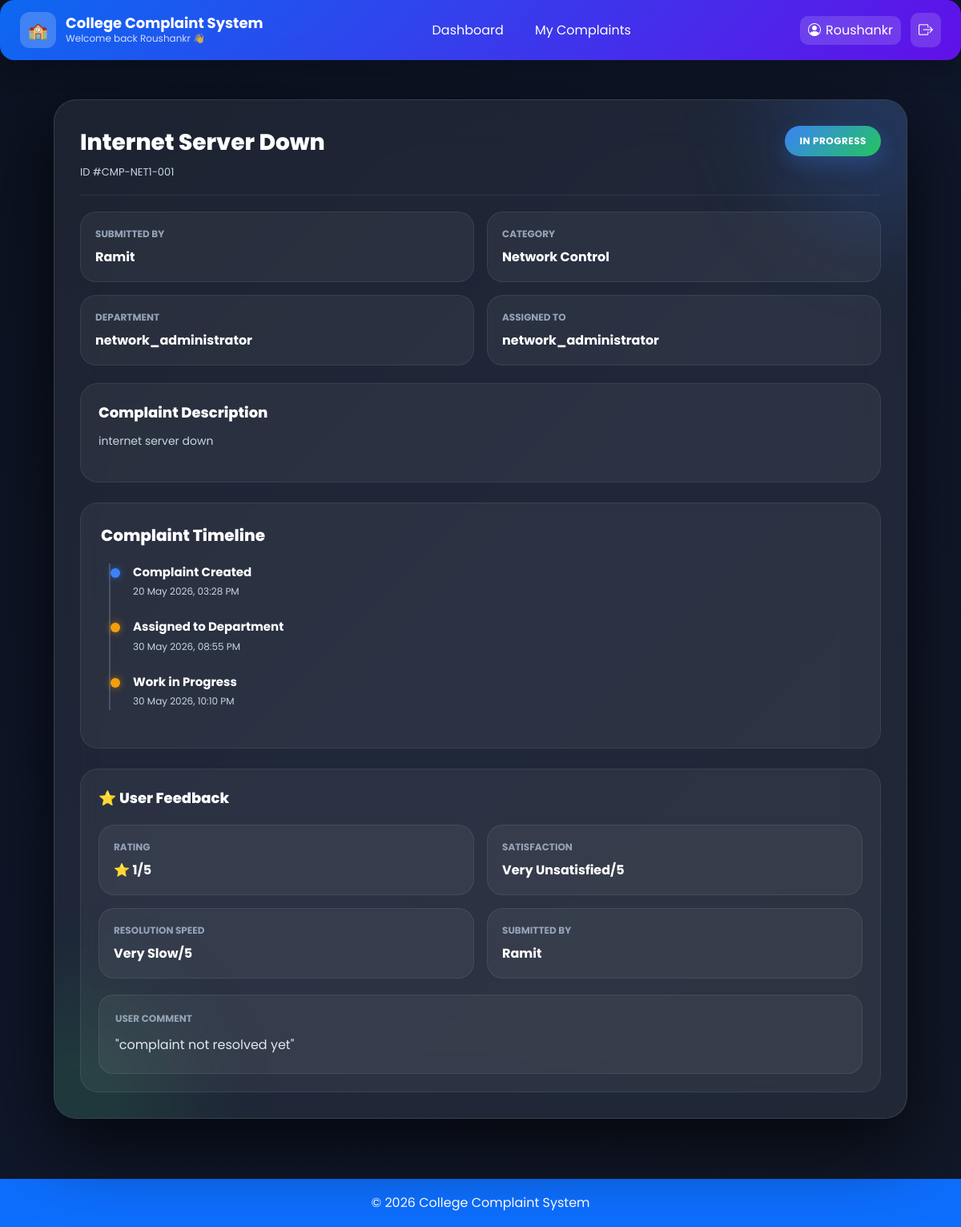
Screenshot of /complaint/1/ (signed in) with the database file from the repository.
### complaints/models.py (models this page shows, shortened)
class Complaint(models.Model):
    complaint_id = models.CharField(
        max_length=20, unique=True, blank=True, null=True)
    STATUS_CHOICES = [
        ('Pending', 'Pending'),
        ('In Progress', 'In Progress'),
        ('Resolved', 'Resolved'),
    ]
    PRIORITY_CHOICES = [
        ('Low', 'Low'),
        ('Medium', 'Medium'),
        ('High', 'High'),
        ('EMERGENCY', 'Emergency'),
    ]
    user = models.ForeignKey(
        User, on_delete=models.CASCADE, null=True, blank=True)
    first_name = models.CharField(max_length=50)
    last_name = models.CharField(max_length=50, blank=True)
    email = models.EmailField()
    phone = models.CharField(max_length=15, blank=True, null=True)
    roll_number = models.CharField(max_length=50, blank=True, null=True)
    title = models.CharField(max_length=255, blank=True, null=True)
    description = models.TextField()
    category = models.ForeignKey('ComplaintCategory', on_delete=models.CASCADE)
    subcategory = models.ForeignKey(
        'ComplaintSubCategory',
        on_delete=models.CASCADE,
        null=True,
        blank=True
    )
    department = models.ForeignKey(
        'Department',
        on_delete=models.CASCADE,
        null=True,
        blank=True
    )
    location = models.CharField(max_length=255, blank=True, null=True)
    incident_date = models.DateField(null=True, blank=True)
    attachment = models.FileField(
        upload_to='complaints/', null=True, blank=True)
    is_anonymous = models.BooleanField(default=False)
    role = models.CharField(max_length=50, default="Student")
    priority = models.CharField(
        max_length=20,
        choices=PRIORITY_CHOICES,
        default='Low'
    )
    status = models.CharField(
        max_length=20,
        choices=STATUS_CHOICES,
        default='Pending'
    )
    assigned_to = models.ForeignKey(
        User,
        on_delete=models.SET_NULL,
        null=True,
        blank=True,
        related_name="assigned_complaints"
    )
    remarks = models.TextField(null=True, blank=True)
    created_at = models.DateTimeField(auto_now_add=True)
    updated_at = models.DateTimeField(auto_now=True)
    assigned_at = models.DateTimeField(blank=True, null=True)
    processing_at = models.DateTimeField(blank=True, null=True)
    resolved_at = models.DateTimeField(blank=True, null=True)

class ComplaintCategory(models.Model):
    department = models.ForeignKey(Department, on_delete=models.CASCADE)
    name = models.CharField(max_length=150)
    def __str__(self):
        return self.name

class Department(models.Model):
    name = models.CharField(max_length=150, unique=True)
    code = models.CharField(max_length=10, unique=True, blank=True)
    head = models.ForeignKey(
        User,
        on_delete=models.SET_NULL,
        null=True,
        blank=True
    )
    description = models.TextField(blank=True)
    created_at = models.DateTimeField(auto_now_add=True)
    def __str__(self):
        return self.name

class ComplaintFeedback(models.Model):
    complaint = models.OneToOneField(
        Complaint,
        on_delete=models.CASCADE,
        related_name="feedback"
    )
    user = models.ForeignKey(
        User,
        on_delete=models.CASCADE
    )
    rating = models.IntegerField(default=5)
    resolution_speed = models.CharField(
        max_length=50,
        blank=True
    )
    satisfaction = models.CharField(
        max_length=50,
        blank=True
    )
    comment = models.TextField(
        blank=True,
        null=True
    )
    created_at = models.DateTimeField(
        auto_now_add=True
    )

### complaints/views.py (the view)
# urls.py: path('complaint/<int:id>/', views.complaint_detail, name='complaint_detail'),
@login_required
def complaint_detail(request, id):
    complaint = get_object_or_404(
        Complaint,
        id=id
    )
    feedback = ComplaintFeedback.objects.filter(
        complaint=complaint
    ).first()
    return render(
        request,
        "complaints/complaint_detail.html",
        {
            "complaint": complaint,
            "feedback": feedback
        }
    )

### complaints/templates/complaints/complaint_detail.html (shortened to what this page needs)
{% extends 'complaints/base.html' %} {% block content %}
<div class="detail-wrapper">
  <div class="complaint-card">
    <div class="complaint-header">
      <div>
        <div class="complaint-title">{{ complaint.title }}</div>
        <div class="complaint-subtitle">ID #{{ complaint.complaint_id }}</div>
      </div>
      <div class="badge-status">{{ complaint.status }}</div>
    </div>
    <div class="info-grid">
      <div class="info-box">
        <div class="info-title">Submitted By</div>
        <div class="info-value">
          {% if complaint.user %} {{ complaint.user.username }} {% else %}
          Anonymous {% endif %}
        </div>
      </div>
      <div class="info-box">
        <div class="info-title">Category</div>
        <div class="info-value">{{ complaint.category }}</div>
      </div>
      <div class="info-box">
        <div class="info-title">Department</div>
        <div class="info-value">{{ complaint.department }}</div>
      </div>
      <div class="info-box">
        <div class="info-title">Assigned To</div>
        <div class="info-value">
          {{ complaint.assigned_to|default:"Not Assigned" }}
        </div>
      </div>
    </div>
    <div class="description-box">
      <div class="section-heading">Complaint Description</div>
      <p>{{ complaint.description }}</p>
    </div>
    <div class="timeline-wrapper">
      <div class="timeline-title">Complaint Timeline</div>
      <div class="timeline">
        <div class="timeline-item">
          <div class="timeline-content">
            <strong>Complaint Created</strong>
            <small>{{ complaint.created_at|date:"d M Y, h:i A" }}</small>
          </div>
        </div>
        {% if complaint.assigned_at %}
      <div class="timeline-item warning">
          <div class="timeline-content">
              <strong>Assigned to Department</strong>
              <small>{{ complaint.assigned_at|date:"d M Y, h:i A" }}</small>
          </div>
      </div>
      {% endif %}
      {% if complaint.status == "In Progress" or complaint.status == "Resolved" %}
      <div class="timeline-item warning">
          <div class="timeline-content">
              <strong>Work in Progress</strong>
              <small>{{ complaint.updated_at|date:"d M Y, h:i A" }}</small>
          </div>
      </div>
      {% endif %}
    </div>
    </div>
    {% if feedback %}
    <div class="description-box" style="margin-top: 25px">
      <div class="section-heading">⭐ User Feedback</div>
      <div class="info-grid">
        <div class="info-box">
          <div class="info-title">Rating</div>
          <div class="info-value">⭐ {{ feedback.rating }}/5</div>
        </div>
        <div class="info-box">
          <div class="info-title">Satisfaction</div>
          <div class="info-value">{{ feedback.satisfaction }}/5</div>
        </div>
        <div class="info-box">
          <div class="info-title">Resolution Speed</div>
          <div class="info-value">{{ feedback.resolution_speed }}/5</div>
        </div>
        <div class="info-box">
          <div class="info-title">Submitted By</div>
          <div class="info-value">{{ feedback.user.username }}</div>
        </div>
      </div>
      {% if feedback.comment %}
      <div
        style="
          margin-top: 20px;
          padding: 20px;
          border-radius: 18px;
          background: rgba(255, 255, 255, 0.05);
          border: 1px solid rgba(255, 255, 255, 0.08);
        "
      >
        <div class="info-title">User Comment</div>
        <div style="margin-top: 10px; color: #e2e8f0; line-height: 1.8">
          "{{ feedback.comment }}"
        </div>
      </div>
      {% endif %}
    </div>
    {% endif %}
  </div>
</div>
{% endblock %}

### complaints/templates/complaints/base.html (shortened to what this page needs)
{% load static %}
<!doctype html>
<html lang="en">
  <head>
    <link
      href="https://cdn.jsdelivr.net/npm/bootstrap@5.3.3/dist/css/bootstrap.min.css"
      rel="stylesheet"
    />
    <link
      href="https://cdn.jsdelivr.net/npm/bootstrap-icons@1.11.3/font/bootstrap-icons.min.css"
      rel="stylesheet"
    />
  </head>
  <body>
    <div class="topnav">
      <div class="nav-left">
        <div class="logo-badge">🏫</div>
        <div>
          <h2>College Complaint System</h2>
          <p>Welcome back {{request.user.username}} 👋</p>
        </div>
      </div>
      <div class="nav-center">
        {% if user.is_authenticated %} {% if not user.is_superuser %}
        <a href="{% url 'dashboard' %}" class="nav-item"> Dashboard </a>
        {% endif %}
        <a href="/my-complaints/" class="nav-item"> My Complaints </a>
         {% endif %}
      </div>
      <div class="nav-right">
        {% if user.is_authenticated %}
        <div class="user-box">
          <i class="bi bi-person-circle"></i>
          <span> {{request.user.username}} </span>
        </div>
        <a href="/logout/" class="logout-btn">
          <i class="bi bi-box-arrow-right"> </i>
        </a>
        {% else %}
        <a href="/login/" class="nav-item"> Login </a>
        <a href="/register/" class="nav-item"> Register </a>
        {% endif %}
      </div>
    </div>
    <div class="container mt-4">
       {% block content %} {% endblock %}
    </div>
    <div class="footer">© 2026 College Complaint System</div>
  </body>
</html>

### complaints/templates/complaints/base.html (style rules this page uses)
* { font-family: "Poppins", sans-serif; }
body { background: #f4f7fc; margin: 0; padding: 0; }
.topnav { position: sticky; top: 0; z-index: 999; display: flex; justify-content: space-between; align-items: center; padding: 15px 25px; margin-bottom: 20px; background: linear-gradient( 135deg, rgba(13, 110, 253, 0.95), rgba(102, 16, 242, 0.95) ); backdrop-filter: blur(15px); border-radius: 18px; box-shadow: 0 10px 30px rgba(0, 0, 0, 0.2); color: white; }
.nav-left { display: flex; align-items: center; gap: 12px; }
.logo-badge { width: 45px; height: 45px; border-radius: 12px; background: rgba(255, 255, 255, 0.2); display: flex; align-items: center; justify-content: center; font-size: 20px; }
.nav-left h2 { margin: 0; font-size: 18px; font-weight: 700; }
.nav-left p { margin: 0; font-size: 12px; opacity: 0.8; }
.nav-center { display: flex; gap: 15px; }
.nav-item { color: white; text-decoration: none; padding: 8px 12px; border-radius: 10px; transition: 0.3s; }
.nav-right { display: flex; align-items: center; gap: 12px; }
.user-box { display: flex; gap: 6px; padding: 6px 10px; background: rgba(255, 255, 255, 0.15); border-radius: 10px; }
.logout-btn { color: white; font-size: 18px; padding: 8px 10px; border-radius: 10px; background: rgba(255, 255, 255, 0.15); text-decoration: none; transition: 0.3s; }
.footer { background: #0d6efd; color: white; padding: 18px; text-align: center; margin-top: 50px; }

### rows the page displays
Complaint: title "Internet Server Down", complaint_id "CMP-NET1-001", status "IN PROGRESS", user.username "Ramit", category "Network Control", department "network_administrator", assigned_to "network_administrator", description "internet server down", created_at "20 May 2026, 03:28 PM", assigned_at "30 May 2026, 08:55 PM", updated_at "30 May 2026, 10:10 PM"
ComplaintFeedback: rating "1", satisfaction "Very Unsatisfied", resolution_speed "Very Slow", user.username "Ramit", comment "complaint not resolved yet"

### other values shown
{{ request.user.username }} "Roushankr"
